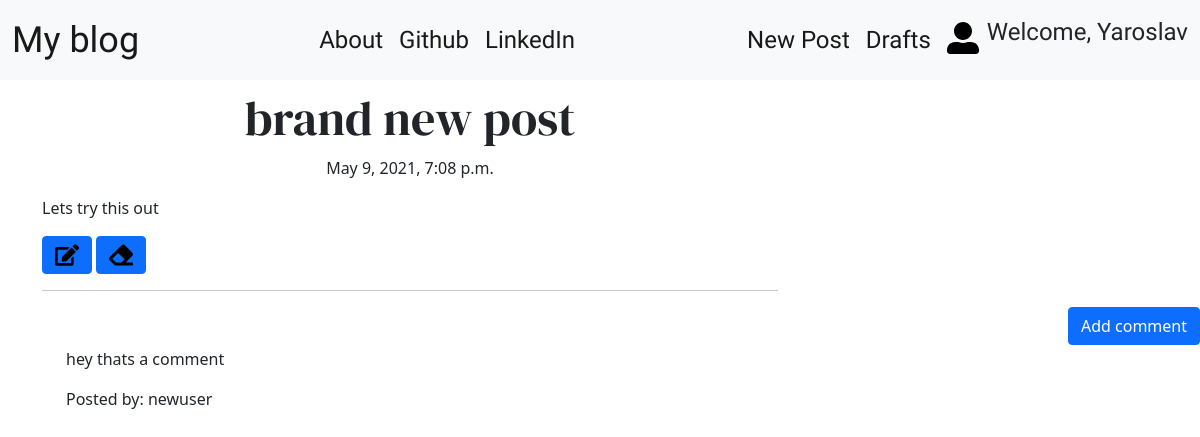
/1/ (signed in), run on the app's committed database.
### blog/models.py (models this page shows, shortened)
class Post(models.Model):
    author = models.ForeignKey('auth.User', on_delete=models.CASCADE)
    title = models.CharField(max_length=200)
    text = models.TextField()
    create_date = models.DateTimeField(default=timezone.now)
    published_date = models.DateTimeField(blank=True, null=True)

class Comment(models.Model):
    post = models.ForeignKey('blog.Post', related_name='comments', on_delete=models.CASCADE)
    author = models.CharField(max_length=200)
    text = models.TextField()
    create_date = models.DateTimeField(default=timezone.now)
    approved_comment = models.BooleanField(default=False)

### blog/views.py (the view)
# urls.py: path('<int:pk>/', views.PostDetailView.as_view(), name='post_detail'),
class PostDetailView(DetailView):
    model = Post

### blog/templates/blog/post_detail.html (shortened to what this page needs)
{% extends 'blog/base.html' %}
{% block content %}
{% load static %}
<h1 class="posttitle">{{ post.title }}</h1>
{% if post.published_date %}
    <div class="date postdate">
        {{ post.published_date }}
    </div>
{% else %}
    <a class="btn btn-primary" href="{% url 'post_publish' pk=post.pk %}">Publish</a>
{% endif %}
<p class="postcontent">{{ post.text|safe|linebreaksbr }}</p>
{% if user.is_authenticated %}
    <a class="btn btn-primary d-inline-flex" href="{% url 'post_edit' pk=post.pk %}">
        <svg xmlns="" width="24" height="24"><img src="{% static 'svg/edit_solid.svg' %}"></svg>
    </a>
    <a class="btn btn-primary d-inline-flex" href="{% url 'post_remove' pk=post.pk %}">
        <svg width="24" height="24"><img src="{% static 'svg/eraser_solid.svg' %}"></svg>
    </a>
    <hr>
    <a class="btn btn-primary btn-comment" href="{% url 'add_comment_to_post' pk=post.pk %}">Add comment</a>
    <div class="container">
        {% for comment in post.comments.all %}
            <br>
            {% if user.is_authenticated or comment.approved_comment %}
                    <p>{{ comment.text|safe|linebreaks }}</p>
                    <p>Posted by: {{ comment.author }}</p>
            {% endif %}
            {% empty %}
            <p>No comments</p>
        {% endfor %}
    </div>
{% endif %}
{% endblock %}

### blog/templates/blog/base.html (shortened to what this page needs)
<!DOCTYPE html>
{% load static %}
<html lang="en">
<head>
    <link href="https://cdn.jsdelivr.net/npm/bootstrap@5.0.0/dist/css/bootstrap.min.css" rel="stylesheet">
    <link rel="stylesheet" href="//cdn.jsdelivr.net/npm/medium-editor@latest/dist/css/medium-editor.min.css" type="text/css" media="screen" charset="utf-8">
    <link rel="stylesheet" href="{% static 'css/blog.css' %}">
</head>
<body class="loader">
    <nav class="navbar navbar-expand-lg navbar-light bg-light techfont custom-navbar">
        <div class="container-fluid">
            <a class="navbar-brand bigbrand" href="{% url 'post_list' %}">My blog</a>
            <ul class="navbar-nav">
                <li class="nav-item"><a class="nav-link active" href="{% url 'about' %}">About</a></li>
                <li class="nav-item"><a class="nav-link active" href="https://www.github.com">Github</a></li>
                <li class="nav-item"><a class="nav-link active" href="https://www.linkedin.com">LinkedIn</a></li>
            </ul>
            <ul class="navbar-nav navbar-right">
                {% if user.is_authenticated %}
                <li class="nav-item"><a class="nav-link active" href="{% url 'post_new' %}">New Post</a></li>
                <li class="nav-item"><a class="nav-link active" href="{% url 'post_draft_list' %}">Drafts</a></li>
                <li class="nav-item"><a class="nav-link active d-flex align-items-center" href="{% url 'logout' %}"><svg width="32" height="32"><img src="{% static 'svg/user_alt_solid.svg' %}"></svg></a></li>
                <li><a>Welcome, {{ user.username }}</a></li>
                {% else %}
                <li><a class="nav navbar-right" href="{% url 'login' %}"><svg width="32" height="32"><img src="{% static 'svg/user_regular.svg' %}"></svg></a></li>
                {% endif %}
            </ul>
        </div>
    </nav>
    <div class="content container">
        <div class="row">
            <div class="col-md-8">
                <div class="blog_posts">
                    {% block content %}
                    {% endblock %}
                </div>
            </div>
        </div>
    </div>
</body>
</html>

### blog/static/css/blog.css (style rules this page uses)
.techfont { font-family: 'Laila', sans-serif; font-size: 1.5em; margin-bottom: 10px; }
.bigbrand { font-size: 1.5em; }
.postdate { text-align: center; }
.posttitle { font-family: 'DM Serif Display', serif; font-size: 3em; text-align: center; }
.postcontent { font-family: 'Laila', sans-serif; font-size: 1.5em; }
.btn-comment { position: absolute; right: 0px; }
.loader { filter:hue-rotate(0deg); color:linear-gradient(45deg,#0f8,#08f); animation:hue 10000ms infinite linear; }

### data on the page
Post: title "brand new post", published_date "May 9, 2021, 7:08 p.m.", text "Lets try this out"
Comment: text "hey thats a comment", author "newuser"

### other printed values
{{ user.username }} "Yaroslav"
